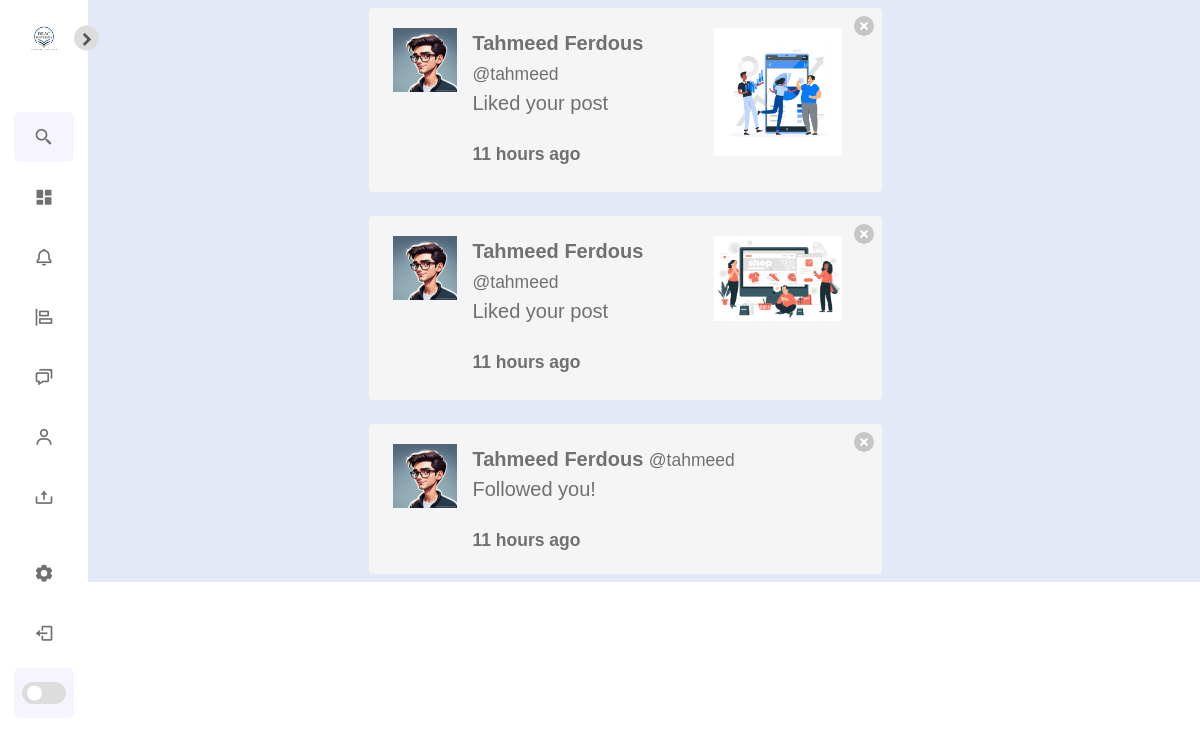
Before: /notifications/ (signed in) with the older database file.
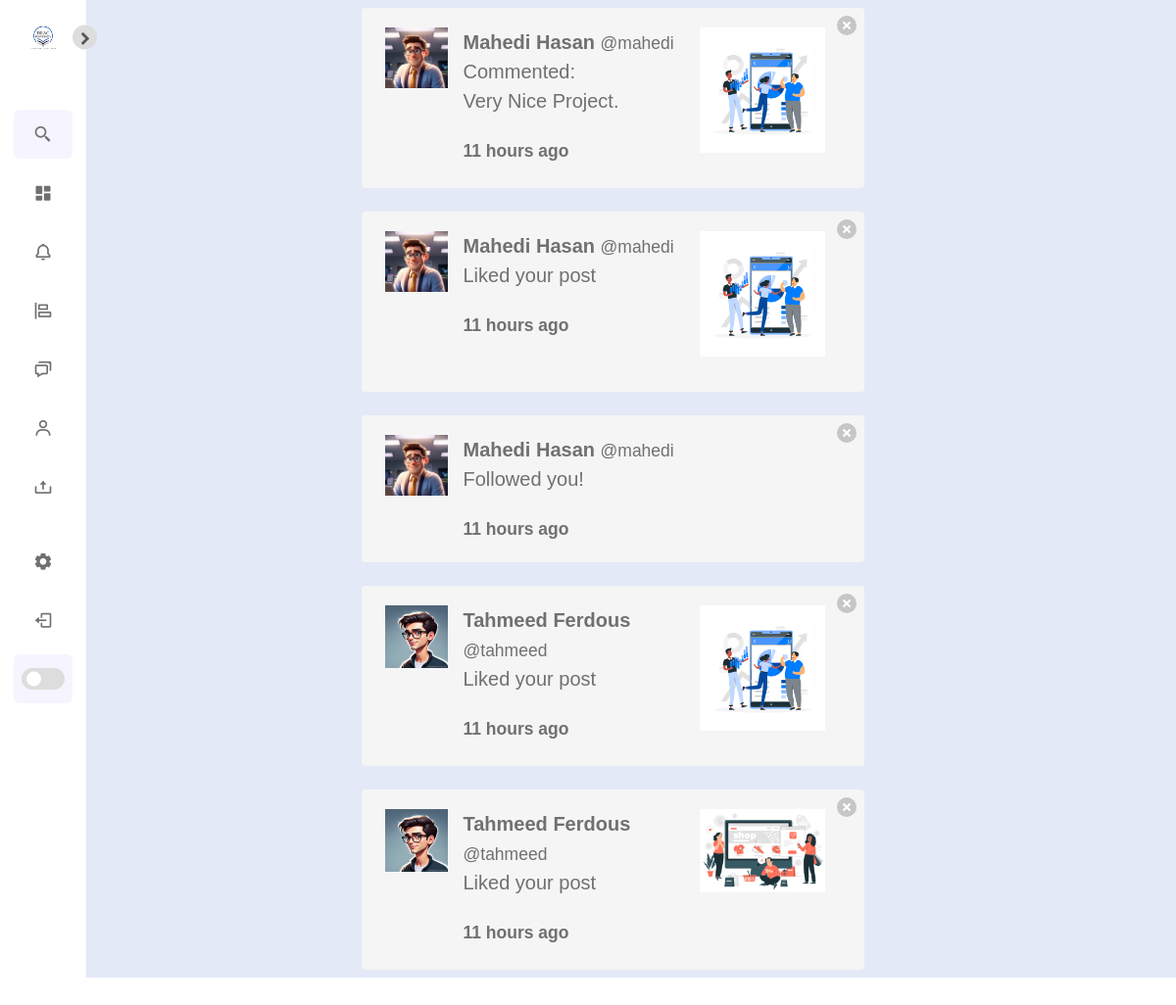
After: the same page with the newer database file.
### notifications/models.py (models this page shows)
class Notification(models.Model):
	NOTIFICATION_TYPES = ((1,'Like'),(2,'Comment'), (3,'Follow'))
	post = models.ForeignKey('post.Post', on_delete=models.CASCADE, related_name="noti_post", blank=True, null=True)
	sender = models.ForeignKey(User, on_delete=models.CASCADE, related_name="noti_from_user")
	user = models.ForeignKey(User, on_delete=models.CASCADE, related_name="noti_to_user")
	notification_type = models.IntegerField(choices=NOTIFICATION_TYPES)
	text_preview = models.CharField(max_length=90, blank=True)
	date = models.DateTimeField(auto_now_add=True)
	is_seen = models.BooleanField(default=False)

### authy/models.py (models this page shows)
class Profile(models.Model):
	user = models.OneToOneField(User, on_delete=models.CASCADE)
	first_name = models.CharField(max_length=50, null=True, blank=True)
	last_name = models.CharField(max_length=50, null=True, blank=True)
	location = models.CharField(max_length=50, null=True, blank=True)
	url = models.CharField(max_length=80, null=True, blank=True)
	profile_info = models.TextField(max_length=150, null=True, blank=True)
	created = models.DateField(auto_now_add=True)
	favorites = models.ManyToManyField(Post)
	picture = models.ImageField(upload_to=user_directory_path, blank=True, null=True, verbose_name='Picture')

### post/models.py (models this page shows, shortened)
class Post(models.Model):
    id = models.UUIDField(primary_key=True, default=uuid.uuid4, editable=False)
    picture = models.ImageField(upload_to=user_directory_path, verbose_name='Picture', null=False)
    caption = models.TextField(max_length=1500, verbose_name='Caption')
    posted = models.DateTimeField(auto_now_add=True)
    tags = models.ManyToManyField(Tag, related_name='posts')
    user = models.ForeignKey(User, on_delete=models.CASCADE)
    likes = models.IntegerField(default=0)

### notifications/views.py (the view)
# urls.py: path('', ShowNOtifications, name='show-notifications'),
def ShowNOtifications(request):
	user = request.user
	notifications = Notification.objects.filter(user=user).order_by('-date')
	Notification.objects.filter(user=user, is_seen=False).update(is_seen=True)
	template = loader.get_template('notifications.html')
	context = {
		'notifications': notifications,
	}
	return HttpResponse(template.render(context, request))

### direct/views.py (called while the page is built)
def checkDirects(request):
	directs_count = 0
	if request.user.is_authenticated:
		directs_count = Message.objects.filter(user=request.user, is_read=False).count()
	return {'directs_count':directs_count}

### notifications/views.py (called while the page is built)
def CountNotifications(request):
	count_notifications = 0
	if request.user.is_authenticated:
		count_notifications = Notification.objects.filter(user=request.user, is_seen=False).count()
	return {'count_notifications':count_notifications}

### Config/templates/notifications.html (shortened to what this page needs)
{% extends 'base.html' %}
{% load static %}
{% load humanize %}
{% block content %}
    <div class="columns is-mobile is-centered">
    <div class="column is-half">
{% for notification in notifications %}
{% if notification.notification_type == 2 %}
      <div class="notification">
      <a href="{% url 'delete-notification' notification.id %}" class="delete"></a>
      <article class="media">
  <figure class="media-left">
    <p class="image is-64x64">
        {% if notification.sender.profile.picture %}
            <img src="{{ notification.sender.profile.picture.url }}" alt="Placeholder image">
          {% else %}
            <img src="https://bulma.io/images/placeholders/96x96.png" alt="Placeholder image">
        {% endif %}
    </p>
  </figure>
  <div class="media-content">
    <div class="content fs-5">
        <strong>{{ notification.sender.profile.first_name }} {{ notification.sender.profile.last_name }}</strong> <small>@{{ notification.sender.username }}</small>
        <br>
        Commented:
      <p>{{ notification.text_preview }}</p>
        <strong><small>{{ notification.date|naturaltime }}</small></strong>
    </div>
  </div>
  <div class="media-right">
    <figure class="image is-128x128">
      <img src="{{ notification.post.picture.url }}">
  </figure>
  </div>
</article>
      </div>
{% endif %}
{% if notification.notification_type == 3 %}
      <div class="notification">
      <a href="{% url 'delete-notification' notification.id %}" class="delete"></a>
      <article class="media">
  <figure class="media-left">
    <p class="image is-64x64">
          {% if notification.sender.profile.picture %}
            <img src="{{ notification.sender.profile.picture.url }}" alt="Placeholder image">
          {% else %}
            <img src="https://bulma.io/images/placeholders/96x96.png" alt="Placeholder image">
        {% endif %}
    </p>
  </figure>
  <div class="media-content">
    <div class="content fs-5">
        <strong>{{ notification.sender.profile.first_name }} {{ notification.sender.profile.last_name }}</strong> <small>@{{ notification.sender.username }}</small>
        <br>
        <p> Followed you!</p>
        <strong><small>{{ notification.date|naturaltime }}</small></strong>
    </div>
  </div>
</article>
      </div>
{% endif %}
{% if notification.notification_type == 1 %}
      <div class="notification">
      <a href="{% url 'delete-notification' notification.id %}" class="delete"></a>
      <article class="media">
  <figure class="media-left">
    <p class="image is-64x64">
        {% if notification.sender.profile.picture %}
            <img src="{{ notification.sender.profile.picture.url }}" alt="Placeholder image">
          {% else %}
            <img src="https://bulma.io/images/placeholders/96x96.png" alt="Placeholder image">
        {% endif %}
    </p>
  </figure>
  <div class="media-content">
    <div class="content fs-5">
        <strong>{{ notification.sender.profile.first_name }} {{ notification.sender.profile.last_name }}</strong> <small>@{{ notification.sender.username }}</small>
        <br>
        <p> Liked your post</p>
        <strong><small>{{ notification.date|naturaltime }}</small></strong>
    </div>
  </div>
  <div class="media-right">
    <figure class="image is-128x128">
      <img src="{{ notification.post.picture.url }}">
  </figure>
  </div>
</article>
      </div>
{% endif %}
{% endfor %}
    </div>
    </div>
{% endblock %}

### Config/templates/base.html (shortened to what this page needs)
{% load static %}
<!doctype html>
<html lang="en">
  <head>
    <link rel="stylesheet" href="{% static 'css/style1.css' %}">
    <link rel="stylesheet" href="{% static 'css/bulma.min.css' %}">
    <link href='https://unpkg.com/boxicons@2.1.4/css/boxicons.min.css' rel='stylesheet'>
    <link href="https://cdn.jsdelivr.net/npm/bootstrap@5.3.3/dist/css/bootstrap.min.css" rel="stylesheet">
  </head>
  <body>
    <nav class="sidebar close">
      <header>
        <div class="image-text">
          <span class="image">
            <a href="{% url 'index' %}"><img src="{% static 'img/logo.png' %}" alt="logo"></a>
          </span>
        </div>
        <div class="toggle">
          <i class='bx bxs-chevron-right'></i>
        </div>
      </header>
      <div class="menu-bar">
        <div class="menu">
          <li class="search-box">
            <a href="{% url 'usersearch' %}">
              <i class='bx bx-search-alt-2 icon'></i>
            </a>
          </li>
          <ul class="menu-links">
            <li class="nav-link">
              <a href="{% url 'dashboard' %}">
                <i class='bx bxs-dashboard icon'></i>
              </a>
            </li>
            <li class="nav-link">
              <a href="{% url 'show-notifications' %}">
                <i class='bx bx-bell icon'></i>
              </a>
            </li>
            <li class="nav-link">
              <a href="{% url 'explore:explore_page' %}">
                <i class='bx bx-objects-horizontal-left icon'></i>
              </a>
            </li>
            <li class="nav-link">
              <a href="{% url 'directs' request.user %}">
                <i class='bx bx-chat icon'></i>
              </a>
            </li>
            <li class="nav-link">
              <a href="{% url 'profile' request.user %}">
                <i class='bx bx-user icon'></i>
              </a>
            </li>
            <li class="nav-link">
              <a href="{% url 'newpost' %}">
                <i class='bx bx-upload icon'></i>
              </a>
            </li>
          </ul>
        </div>
        <div class="bottom-content">
          <li class="nav-link">
            <a href="{% url 'setting:settings_page' %}">
              <i class='bx bxs-cog icon'></i>
            </a>
          </li>
          <li class="nav-link">
            <a href="{% url 'logout' %}">
              <i class='bx bx-log-out icon'></i>
            </a>
          </li>
          <li class="mode">
            <div class="toggle-switch">
              <span class="switch"></span>
            </div>
          </li>
        </div>
      </div>
    </nav>
    <main>
      <section class="home">
          <div class="text">
            {% block content %}
            {% endblock %}
          </div>
      </section>
    </main>
  </body>
</html>

### Config/static/css/style1.css (style rules this page uses)
* { font-family: sans-serif; margin: 0; padding: 0; box-sizing: border-box; }
:root { --body-color: #E4E9F7; --sidebar-color: #FFF; --primary-color: #5d5c5e; --primary-color-light: #F6F5FF; --toggle-color: #DDD; --text-color: #707070; --tran-02: all 0.2s ease; --tran-03: all 0.3s ease; --tran-04: all 0.4s ease; --tran-05: all 0.5s ease; }
body { height: 100vh; background: var(--body-color); transition: var(--tran-02); }
.sidebar.close { width: 88px; }
.sidebar .image { min-width: 60px; display: flex; align-items: center; justify-content: center; }
.sidebar { position: fixed; top: 0; left: 0; height: 100%; width: 250px; padding: 10px 14px; background: var(--sidebar-color); transition: var(--tran-05); z-index: 100; }
ul.menu-links { padding-left: 0; }
.sidebar li { height: 50px; margin-top: 10px; list-style: none; display: flex; align-items: center; }
.sidebar li .icon, .sidebar li .text { color: var(--text-color); transition: var(--tran-02); }
.sidebar li .icon { display: flex; align-items: center; justify-content: center; min-width: 60px; font-size: 20px; }
.sidebar header { position: relative; }
.sidebar .image-text img { width: 40px; border-radius: 6px; }
.sidebar header .image-text { display: flex; align-items: center; }
.sidebar .menu { margin-top: 35px; }
.sidebar header .toggle { position: absolute; top: 50%; right: -25px; transform: translateY(-50%) rotate(180deg); height: 25px; width: 25px; background: white; display: flex; align-items: center; justify-content: center; border-radius: 50%; background-color: var(--toggle-color); font-size: 22px; transition: var(--tran-03); color: #545556; }
.sidebar.close header .toggle { transform: translateY(-50%); }
.sidebar .search-box { background: var(--primary-color-light); border-radius: 6px; transition: var(--tran-05); }
.sidebar li a { height: 100%; width: 100%; display: flex; align-items: center; text-decoration: none; border-radius: 6px; font-weight: 500; transition: var(--tran-04); }
.sidebar .menu-bar { height: cal(100% - 50px); display: flex; flex-direction: column; justify-content: space-between; }
.menu-bar .mode { position: relative; border-radius: 60px; background: var(--primary-color-light); }
.menu-bar .mode .toggle-switch { position: absolute; right: 0; display: flex; align-items: center; justify-content: center; height: 100%; min-width: 60px; cursor: pointer; border-radius: 6px; background: var(--primary-color-light); }
.toggle-switch .switch { position: relative; height: 22px; width: 44px; border-radius: 25px; background: var(--toggle-color); transition: var(--tran-05); }
.switch::before { content: ''; position: absolute; height: 15px; width: 15px; border-radius: 50%; top: 50%; left: 5px; transform: translateY(-50%); background: var(--sidebar-color); transition: var(--tran-03); }
main .home { position: relative; left: 250px; width: calc(100% - 250px); background: var(--body-color); transition: var(--tran-05); }
main .home .text { font-size: 30px; font-weight: 500; color: var(--text-color); padding: 8px 50px; }
.sidebar.close ~ main .home { left: 50px; width: calc(100% - 50px); }
body { overflow-x: hidden; }

Changed rows visible on the page:
removed Notification: sender.profile.picture (picture), sender.profile.first_name "Tahmeed", sender.profile.last_name "Ferdous", sender.username "tahmeed", date "11 hours ago"
added Notification: sender.profile.picture (picture), sender.profile.first_name "Mahedi", sender.profile.last_name "Hasan", sender.username "mahedi", text_preview "Very Nice Project.", date "11 hours ago", post.picture (picture)
added Notification: sender.profile.picture (picture), sender.profile.first_name "Mahedi", sender.profile.last_name "Hasan", sender.username "mahedi", date "11 hours ago", post.picture (picture)
added Notification: sender.profile.picture (picture), sender.profile.first_name "Mahedi", sender.profile.last_name "Hasan", sender.username "mahedi", date "11 hours ago"
